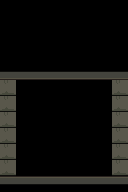

The image is a tile-based game level rendered from a .tmx file. Its description and complete source (layers, tilesets, objects, tile grids) follow:
An orthogonal 8x12 tile map with 16x16 px tiles, 1 tile layer (shadow), 8 hidden layers not drawn, 3 tilesets.

<map version="1.10" tiledversion="1.10.2" orientation="orthogonal" renderorder="right-down" width="8" height="12" tilewidth="16" tileheight="16" infinite="0" nextlayerid="12" nextobjectid="1">
 <tileset firstgid="1" source="../PALands_DEMO/Tiler_Sets/PA_Buildings.tsx" />
 <tileset firstgid="2605" source="../PALands_DEMO/Tiler_Sets/PA_Floors.tsx" />
 <tileset firstgid="2825" source="../PALands_DEMO/Tiler_Sets/PA_Roofs.tsx" />
 <layer id="8" name="shadow" width="8" height="12">
  <data encoding="csv">
0,0,0,0,0,0,0,0,
0,0,0,0,0,0,0,0,
0,0,0,0,0,0,0,0,
0,0,0,0,0,0,0,0,
1227,1227,1227,1227,1227,1227,1227,1227,
756,0,0,0,0,0,0,756,
756,0,0,0,0,0,0,756,
756,0,0,0,0,0,0,756,
756,0,0,0,0,0,0,756,
756,0,0,0,0,0,0,756,
756,0,0,0,0,0,0,756,
1165,1165,1165,1165,1165,1165,1165,1165
</data>
 </layer>
 <layer id="11" name="collider_02" width="8" height="12" visible="0">
  <data encoding="csv">
0,0,0,0,0,0,0,0,
1291,1353,1353,1353,1353,1353,1353,1354,
1291,0,0,0,0,0,0,1354,
1291,0,0,0,0,0,0,1354,
1291,0,0,0,0,0,0,1354,
1291,0,0,0,0,0,0,1354,
1291,0,0,0,0,0,0,1354,
1291,0,0,0,0,0,0,1354,
1291,0,0,0,0,0,0,1354,
1291,0,0,0,0,0,0,1354,
1291,1292,1292,0,0,1292,1292,1354,
0,0,0,0,0,0,0,0
</data>
 </layer>
 <layer id="6" name="collider" width="8" height="12" visible="0">
  <data encoding="csv">
0,0,0,0,0,0,0,0,
0,0,0,0,0,0,0,0,
0,0,0,0,0,0,0,0,
0,0,0,0,0,0,0,0,
0,1292,1292,1292,1292,1292,1292,0,
1291,0,0,0,0,0,0,1354,
1291,0,0,0,0,0,0,1354,
1291,0,0,0,0,0,0,1354,
1291,0,0,0,0,0,0,1354,
1291,0,0,0,0,0,0,1354,
1291,1292,1292,0,0,1292,1292,1354,
0,0,0,0,0,0,0,0
</data>
 </layer>
 <layer id="5" name="floor" width="8" height="12" visible="0">
  <data encoding="csv">
0,0,0,0,0,0,0,0,
0,0,0,0,0,0,0,0,
0,0,0,0,0,0,0,0,
0,0,0,0,0,0,0,0,
0,0,0,0,0,0,0,0,
0,2622,2623,2622,2623,2622,2623,0,
0,2642,2643,2642,2643,2642,2643,0,
0,2622,2623,2622,2623,2622,2623,0,
0,2642,2643,2642,2643,2642,2643,0,
0,2622,2623,2622,2623,2622,2623,0,
0,2642,2643,2642,2643,2642,2643,0,
0,0,0,0,0,0,0,0
</data>
 </layer>
 <layer id="10" name="int" width="8" height="12" visible="0">
  <data encoding="csv">
0,0,0,0,0,0,0,0,
0,0,0,0,0,0,0,0,
0,0,0,0,0,0,0,0,
0,0,0,0,0,0,0,0,
0,0,0,0,0,0,0,0,
0,0,0,0,0,0,0,0,
0,0,0,0,0,0,0,0,
0,0,0,0,0,0,0,0,
0,0,0,0,0,0,0,0,
0,0,0,0,0,0,0,0,
0,1228,1228,0,0,1228,1228,0,
0,0,0,0,0,0,0,0
</data>
 </layer>
 <layer id="2" name="ext_walls" width="8" height="12" visible="0">
  <data encoding="csv">
0,0,0,0,0,0,0,0,
41,42,43,42,43,42,43,62,
103,104,105,104,105,104,105,124,
165,166,167,166,167,166,167,186,
227,228,229,228,229,228,229,248,
103,0,0,0,0,0,0,186,
165,0,0,0,0,0,0,248,
227,0,0,0,0,0,0,186,
103,0,0,0,0,0,0,248,
165,0,0,0,0,0,0,186,
227,0,0,0,0,0,0,248,
0,0,0,0,0,0,0,0
</data>
 </layer>
 <layer id="1" name="ext_front" width="8" height="12" visible="0">
  <data encoding="csv">
0,0,0,0,0,0,0,0,
0,0,0,0,0,0,0,0,
0,0,0,0,0,0,0,0,
0,0,0,0,0,0,0,0,
0,0,0,0,0,0,0,0,
0,0,0,0,0,0,0,0,
0,0,0,0,0,0,0,0,
289,290,291,605,606,294,295,310,
351,352,353,667,668,356,357,372,
413,414,415,729,730,418,419,434,
475,476,477,791,792,476,477,496,
537,538,539,853,854,538,539,558
</data>
 </layer>
 <layer id="3" name="top" width="8" height="12" visible="0">
  <data encoding="csv">
3106,3107,3108,3107,3108,3109,3108,3110,
3135,3136,3137,3138,3136,3137,3138,3139,
3135,3136,3137,3138,3165,3113,3114,3168,
3164,3165,3166,3167,3194,3142,3143,3197,
3193,3194,3195,3196,3136,3137,3138,3139,
3164,3113,3114,3167,3165,3166,3167,3168,
3193,3142,3143,3196,3194,3195,3196,3197,
3222,3223,3224,3223,3224,3225,3224,3226,
0,0,0,0,0,0,0,0,
0,0,0,0,0,0,0,0,
0,0,0,0,0,0,0,0,
0,0,0,0,0,0,0,0
</data>
 </layer>
 <layer id="4" name="top2" width="8" height="12" visible="0">
  <data encoding="csv">
0,0,0,0,0,0,0,0,
0,3198,3199,0,0,0,0,0,
0,3227,3228,0,0,0,0,0,
0,0,0,0,0,0,0,0,
0,0,0,0,0,0,0,0,
0,0,0,0,0,0,0,0,
0,0,0,0,0,0,0,0,
0,0,0,0,0,0,0,0,
0,0,0,0,0,0,0,0,
0,0,0,0,0,0,0,0,
0,0,0,0,0,0,0,0,
0,0,0,0,0,0,0,0
</data>
 </layer>
</map>
